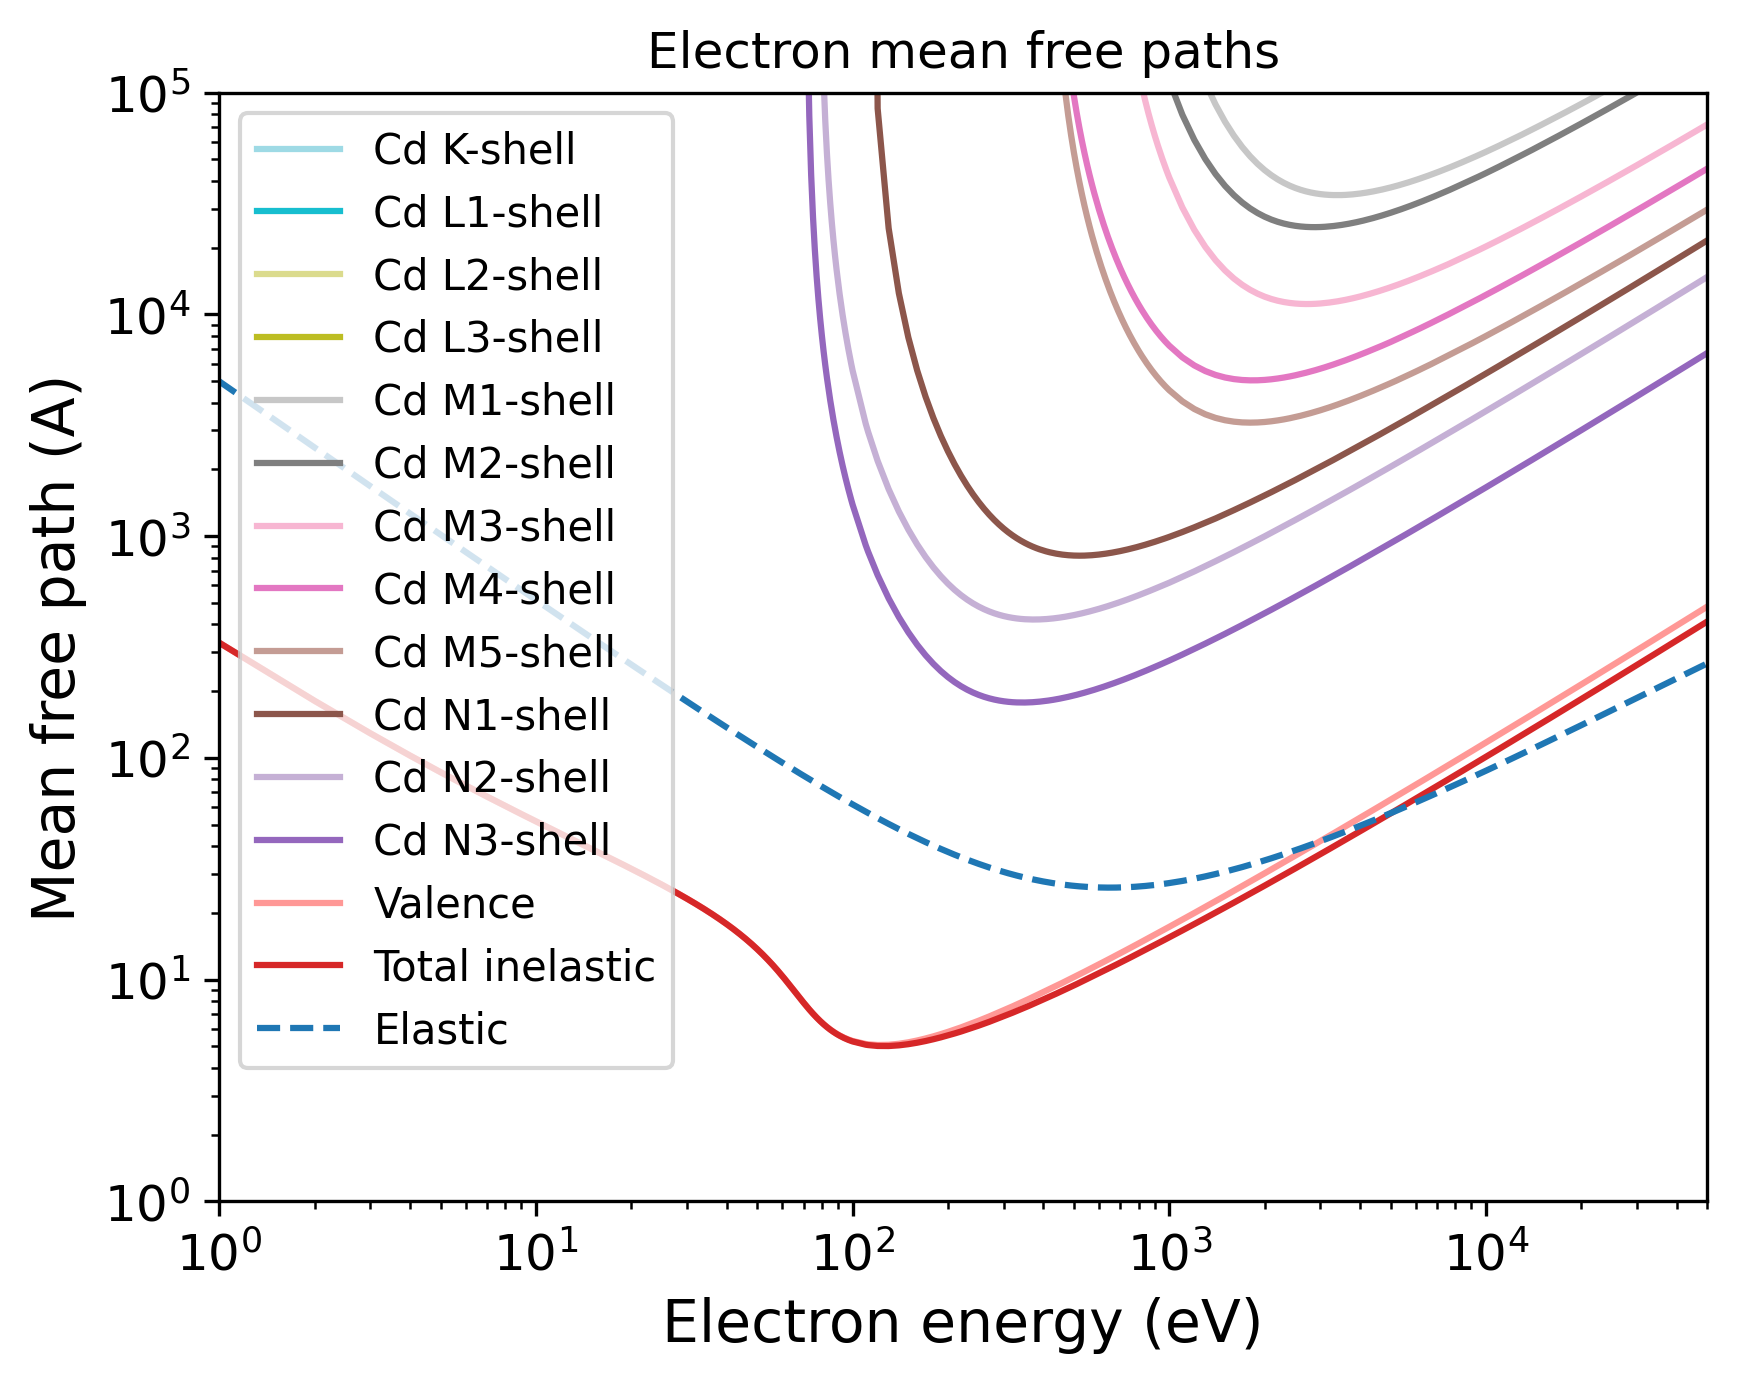

Write Python code to recreate this figure.
import pandas as pd
import numpy as np
import matplotlib.pyplot as plt
import matplotlib.cm as cm
# Set the format:
plt.xlabel("Electron energy (eV)", fontsize=14)
plt.ylabel("Mean free path (A)", fontsize=14)
plt.xticks(fontsize=12)
plt.yticks(fontsize=12)
plt.grid(False)
# Set the axes:
# Read the output file:
df = pd.read_csv(r"OUTPUT_Cd_Electron_IMFP.dat", sep=r'\s+', header=None, comment="#", skipinitialspace=True)
plt.xscale("log")
plt.yscale("log")
# Prepare the plot:
columns_to_plot = [ 1, 2, 3, 4, 5, 6, 7, 8, 9, 10, 11, 12, 13, 14]
labels = [ "Cd K-shell", "Cd L1-shell", "Cd L2-shell", "Cd L3-shell", "Cd M1-shell", "Cd M2-shell", "Cd M3-shell", "Cd M4-shell", "Cd M5-shell", "Cd N1-shell", "Cd N2-shell", "Cd N3-shell", "Valence", "Total inelastic"]
# Create N distinct colors from a colormap
N = len(columns_to_plot)
colors = plt.cm.tab20(np.linspace(1, 0, 20))
# Set line styles:
linestyles = [ "-", "-", "-", "-", "-", "-", "-", "-", "-", "-", "-", "-", "-", "-"]
for i, col in enumerate(columns_to_plot):
    color = colors[i % len(colors)]
    ls    = linestyles[i % len(linestyles)]
    label = labels[i % len(labels)]
    plt.plot(df.iloc[:, 0], df.iloc[:, col],
    color=color,
    label=label,
    linestyle=ls)
# Add a curve from the second file
df2 = pd.read_csv(r"OUTPUT_Cd_Electron_EMFP.dat", sep=r'\s+', header=None, comment="#", skipinitialspace=True)
columns_to_plot2 = [ 2]
labels2 = [ "Elastic"]
# Create second part of the plot:
for col, label in zip(columns_to_plot2, labels2):
    plt.plot(df2.iloc[:, 0], df2.iloc[:, col], label=label, linestyle="--")
plt.xlim(1.00000000,50000.00000000)
plt.ylim(1.00000000,100000.00000000)
plt.title("Electron mean free paths")
plt.legend(loc="best", fontsize=10)
# Save the plot in this format:
plt.savefig("OUTPUT_MFP_electron.png", dpi=300, bbox_inches="tight")
